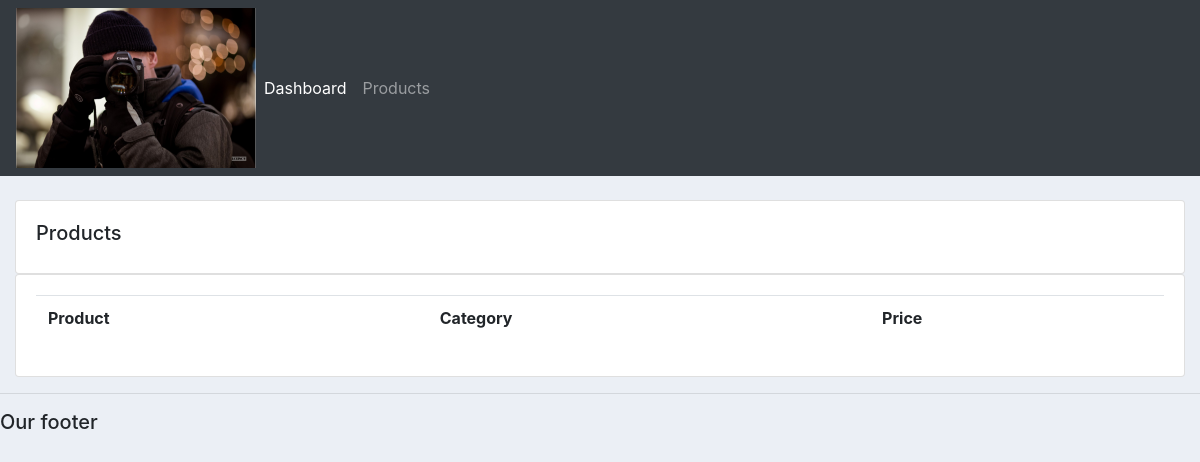
Before: /products/ with the older database file.
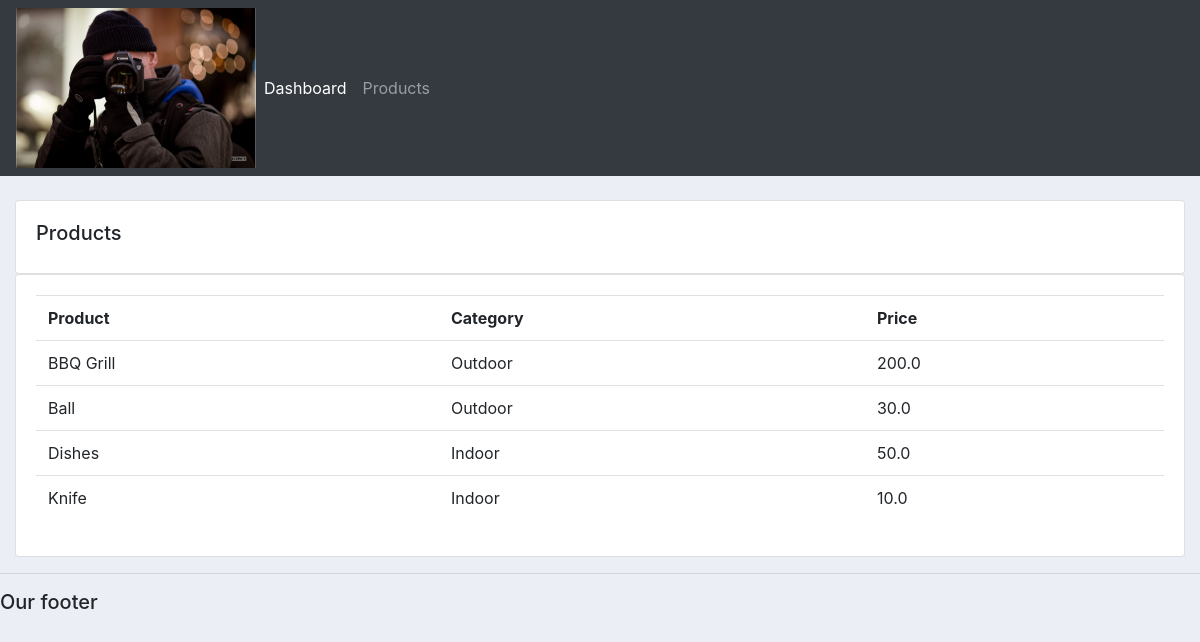
After: the same page with the newer database file.
### accounts/models.py (models this page shows, shortened)
class Product(models.Model):
    category_options = (
        ('Indoor', 'Indoor'),
        ('Outdoor', 'Outdoor'),
    )
    name = models.CharField(max_length=200, null=True)
    price = models.FloatField(null=True)
    category = models.CharField(max_length=200, null=True, choices=category_options)
    description = models.CharField(max_length=200, null=True, blank=True)
    date_created = models.DateTimeField(auto_now_add=True, null=True)
    tags = models.ManyToManyField(Tag)

### accounts/views.py (the view)
# urls.py: path('products/', views.products, name='product_url_name'),
def products(request):
    products = Product.objects.all().order_by('name')
    context = {'products': products}
    return render(request, 'accounts/products.html', context)

### accounts/templates/accounts/products.html (shortened to what this page needs)
{%  extends 'accounts/main.html' %}
{% block content %}
<br>
<div class="row">
	<div class="col-md">
		<div class="card card-body">
			<h5>Products</h5>
		</div>
		<div class="card card-body">
			<table class="table">
				<tr>
					<th>Product</th>
					<th>Category</th>
					<th>Price</th>
				</tr>
				{% for i in products %}
					<tr>
						<td>{{i.name}}</td>
						<td>{{i.category}}</td>
						<td>{{i.price}}</td>
					</tr>
				{% endfor %}
			</table>
		</div>
	</div>
</div>
{% endblock content %}

Changed rows visible on the page:
added Product: name "BBQ Grill", category "Outdoor", price "200.0"
added Product: name "Ball", category "Outdoor", price "30.0"
added Product: name "Dishes", category "Indoor", price "50.0"
added Product: name "Knife", category "Indoor", price "10.0"
